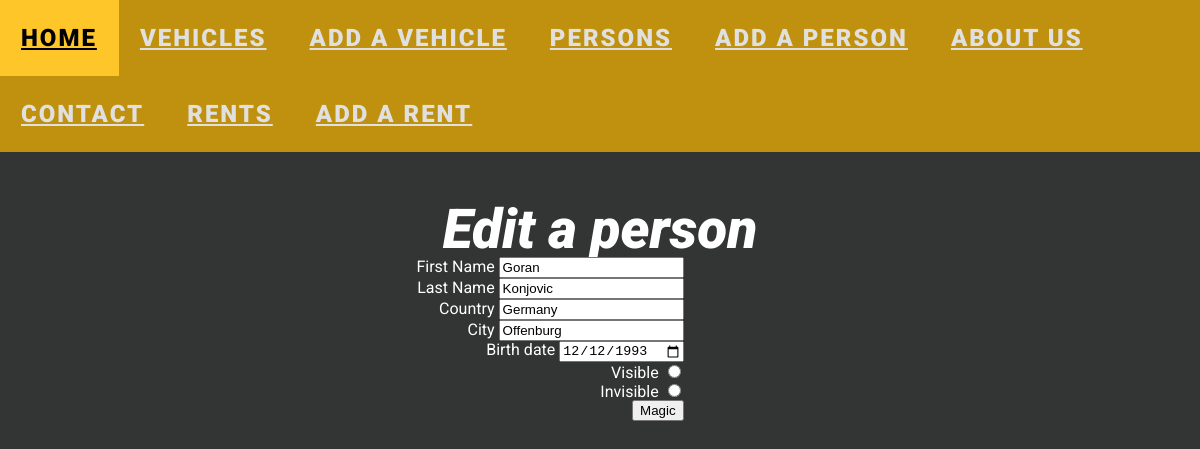
/person/editPerson.php?personId=10, run on the app's committed database.
### tables this page shows
CREATE TABLE `person` (
  `personId` int NOT NULL AUTO_INCREMENT,
  `firstName` varchar(255) DEFAULT NULL,
  `lastName` varchar(255) DEFAULT NULL,
  `city` varchar(255) DEFAULT NULL,
  `country` varchar(255) DEFAULT NULL,
  `dateOfBirth` date DEFAULT NULL,
  `isVisible` tinyint(1) DEFAULT NULL,
  PRIMARY KEY (`personId`)
);

### person/editPerson.php (the view, shortened to what this page needs)
<?php
include "../include/header.php";
include "../include/joinsql.php";
if (
    ($_SERVER['REQUEST_METHOD'] === 'POST') &&
    isset($_POST['firstName']) && !empty($_POST['firstName']) &&
    isset($_POST['lastName']) && !empty($_POST['lastName']) &&
    isset($_POST['city']) && !empty($_POST['city']) &&
    isset($_POST['country']) && !empty($_POST['country']) &&
    isset($_POST['dateOfBirth']) && !empty($_POST['dateOfBirth'])
)   {
    $conn->query("UPDATE person
    SET firstName ='" . $_POST['firstName'] . "', lastName ='" . $_POST['lastName'] . "', city ='" . $_POST['city'] . "',
    country ='" . $_POST['country'] . "', dateOfBirth ='" . $_POST['dateOfBirth'] . "', isVisible ='" . (int)$_POST['isVisible'] . "'
    WHERE personId = '" . $_POST['personId'] . "'");
    $conn->close();
    header("Location: persons.php?status=updateSuccessful");
    die();
}   else {
    $selekkt = $conn->query("SELECT * FROM person WHERE personId=" . $_GET['personId']);
    $updatePersona = $selekkt->fetch_assoc();
}
?><!DOCTYPE html>
<html dir=ltr>
    <head>
        <link href="../css/reset.css" rel="stylesheet" type="text/css">
        <link href="../css/general.css" rel="stylesheet" type="text/css">
    </head>
    <body>
        <h1>Edit a person</h1>
        <div class=kingForm>
            <form action="editPerson.php" method="post">
                <label>First Name</label>
                <input placeholder="Enter your first name..." type="text" name="firstName" value="<?php print $updatePersona['firstName']; ?>"><br>
                <label>Last Name</label>
                <input placeholder="Enter your last name..." type="text" name="lastName" value="<?php print $updatePersona['lastName']; ?>"><br>
                <label>Country</label>
                <input placeholder="Type in your country..." type="text" name="country" value="<?php print $updatePersona['country']; ?>"><br>
                <label>City</label>
                <input placeholder="Type in your city..." type="text" name="city" value="<?php print $updatePersona['city']; ?>"><br>
                <label>Birth date</label>
                <input placeholder="Enter your birth date..." type="date" name="dateOfBirth" value="<?php print $updatePersona['dateOfBirth']; ?>"><br>
                <label>Visible</label>
                <input type="radio" name="isVisible" value="-128" required /><br>
                <label>Invisible</label>
                <input type="radio" name="isVisible" value="0" /><br>
                <button>Magic</button>
            </form>
        </div>
    </body>
</html>

### css/general.css (style rules this page uses)
body { background-color: #333434; font-family: 'Roboto', sans-serif; font-weight: 400; }
h1 { font-size: 55px; color: #fff; font-style: italic; padding-top: 50px; text-align: center; font-weight: 900; }
.kingForm { text-align: right; vertical-align: middle; display: flex; justify-content: center; margin-right: 100px }
::placeholder { color: #fff; opacity: 0.7; }
label { color: #fff; }

### data on the page
person: firstName "Goran", lastName "Konjovic", country "Germany", city "Offenburg", dateOfBirth "12/12/1993"
